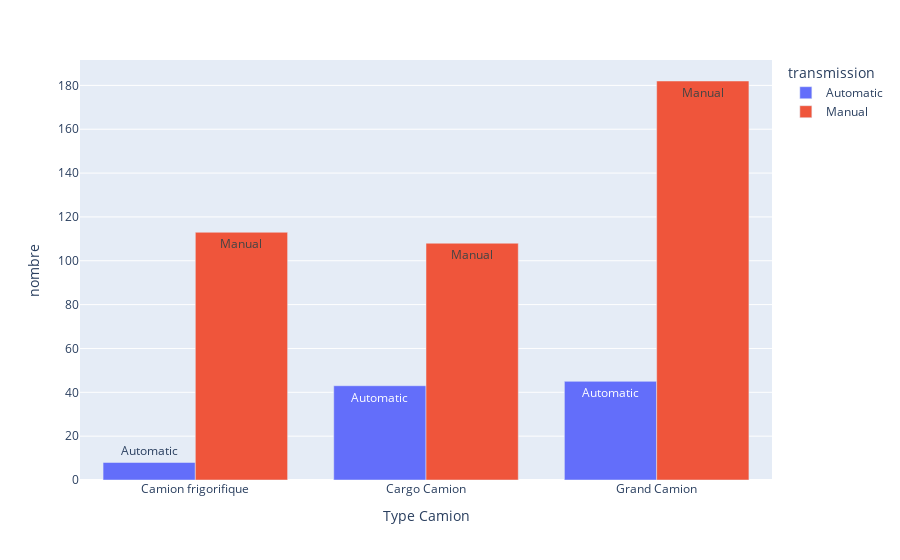

The notebook cell saved with this chart:
### Code cell
df_fuel=pd.read_csv("MyDataset.csv")
dff=df[['Type Camion','transmission']]
dff=dff.groupby(dff.columns.tolist()).size().reset_index().\
    rename(columns={0:'nombre'})
 
fig=fig=px.bar(dff,x='Type Camion',y='nombre',text='transmission',color='transmission',barmode='group')
 
fig.iplot()

### Figure 1 — Plotly figure (JSON) as saved in the notebook; plotly's stock layout.template omitted (floating-point values rounded to 4 significant figures)
{"data": [{"alignmentgroup": "True", "hovertemplate": "transmission=%{text}<br>Type Camion=%{x}<br>nombre=%{y}<extra></extra>", "legendgroup": "Automatic", "marker": {"color": "#636efa"}, "name": "Automatic", "offsetgroup": "Automatic", "orientation": "v", "showlegend": true, "text": ["Automatic", "Automatic", "Automatic"], "textposition": "auto", "type": "bar", "x": ["Camion frigorifique", "Cargo Camion", "Grand Camion"], "xaxis": "x", "y": [8, 43, 45], "yaxis": "y"}, {"alignmentgroup": "True", "hovertemplate": "transmission=%{text}<br>Type Camion=%{x}<br>nombre=%{y}<extra></extra>", "legendgroup": "Manual", "marker": {"color": "#EF553B"}, "name": "Manual", "offsetgroup": "Manual", "orientation": "v", "showlegend": true, "text": ["Manual", "Manual", "Manual"], "textposition": "auto", "type": "bar", "x": ["Camion frigorifique", "Cargo Camion", "Grand Camion"], "xaxis": "x", "y": [113, 108, 182], "yaxis": "y"}], "layout": {"barmode": "group", "legend": {"title": {"text": "transmission"}, "tracegroupgap": 0}, "margin": {"t": 60}, "xaxis": {"anchor": "y", "domain": [0, 1], "title": {"text": "Type Camion"}}, "yaxis": {"anchor": "x", "domain": [0, 1], "title": {"text": "nombre"}}}}
